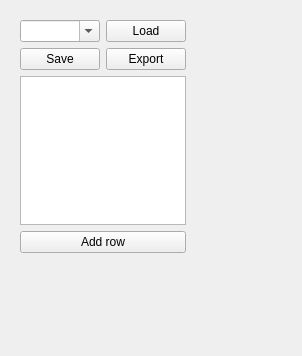
          <widget class="QWidget" name="imaging_device">
           <attribute name="title">
            <string>Imaging devices</string>
           </attribute>
           <layout class="QGridLayout" name="gridLayout_58" rowstretch="3,1" columnstretch="1,4">
            <item row="0" column="0">
             <widget class="QWidget" name="ct_cal_input" native="true">
              <layout class="QGridLayout" name="gridLayout_57">
               <item row="2" column="0" colspan="2">
                <widget class="QTableWidget" name="ct_cal_table"/>
               </item>
               <item row="3" column="0" colspan="2">
                <widget class="QPushButton" name="ct_cal_add_row">
                 <property name="text">
                  <string>Add row</string>
                 </property>
                </widget>
               </item>
               <item row="1" column="1">
                <widget class="QPushButton" name="Export_ct_cal">
                 <property name="text">
                  <string>Export</string>
                 </property>
                </widget>
               </item>
               <item row="1" column="0">
                <widget class="QPushButton" name="save_changes_ct_cal">
                 <property name="text">
                  <string>Save</string>
                 </property>
                </widget>
               </item>
               <item row="0" column="0">
                <widget class="QComboBox" name="ct_cal_list">
                 <property name="editable">
                  <bool>true</bool>
                 </property>
                </widget>
               </item>
               <item row="0" column="1">
                <widget class="QPushButton" name="load_ct_cal">
                 <property name="text">
                  <string>Load</string>
                 </property>
                </widget>
               </item>
              </layout>
             </widget>
            </item>
            <item row="0" column="1">
             <widget class="QWidget" name="ct_cal_plot" native="true"/>
            </item>
            <item row="1" column="0">
             <spacer name="verticalSpacer_19">
              <property name="orientation">
               <enum>Qt::Vertical</enum>
              </property>
              <property name="sizeHint" stdset="0">
               <size>
                <width>20</width>
                <height>40</height>
               </size>
              </property>
             </spacer>
            </item>
           </layout>
          </widget>
